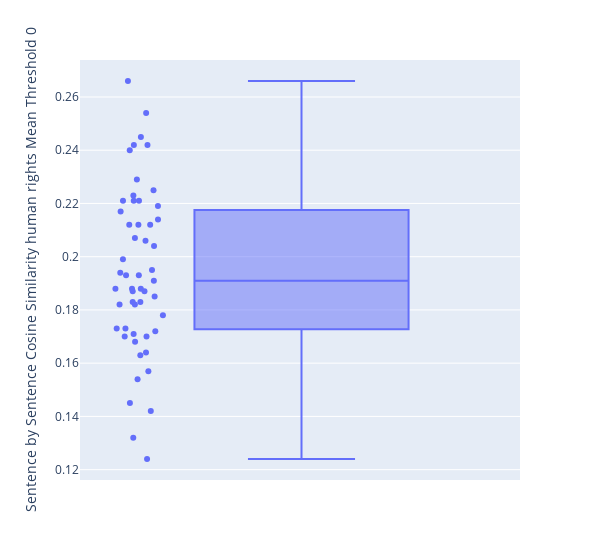

Here is the notebook cell this chart was saved with:
### Code cell
fig = px.box(tf_idf_sustainability_2, y="Sentence by Sentence Cosine Similarity human rights Mean Threshold 0", points="all", width=600, hover_data=["Company"])
fig.show()

### Figure 1 — Plotly figure (JSON) as saved in the notebook; plotly's stock layout.template omitted (floating-point values rounded to 4 significant figures)
{"data": [{"alignmentgroup": "True", "boxpoints": "all", "customdata": [["feed_cargill_nutrition"], ["community_glencore_report"], ["coop_sustainability_product"], ["swiss_post_report"], ["gf_sustainability_report"], ["swiss_sustainability_risk"], ["sustainability_report_business"], ["property_sustainability_tenant"], ["product_calida_material"], ["cid_burckhardt_compression"], ["investment_group_partners"], ["sustainability_report_logitech"], ["year_richemont_group"], ["sustainability_risk_report"], ["cid_client_risk"], ["sustainability_employee_business"], ["novartis_water_energy"], ["schindler_report_product"], ["swiss_life_sustainability"], ["global_training_qshe"], ["sfs_group_employee"], ["coop_target_group"], ["investment_sustainability_report"], ["chemical_mitsubishi_employee"], ["water_carbon_waste"], ["ubp_sustainability_investment"], ["sustainability_bank_report"], ["financial_sap_management"], ["stadler_employee_sustainability"], ["allreal_report_employee"], ["girsberger_product_employee"], ["orior_sustainability_product"], ["credit_risk_suisse"], ["glencore_water_report"], ["sustainability_allianz_risk"], ["takeda_patient_business"], ["braun_employee_management"], ["group_autogrill_management"], ["lombard_odier_sustainability"], ["water_employee_management"], ["swiss_risk_sustainability"], ["zurich_commitment_insurance"], ["energy_emission_google"], ["group_sustainability_supplier"], ["implenia_die_der"], ["lyreco_sustainability_product"], ["group_sfs_employee"], ["people_sustainability_report"], ["abb_sustainability_performance"], ["global_safety_training"], ["dental_report_production"], ["ge_business_energy"], ["bucher_industries_employee"]], "hovertemplate": "Sentence by Sentence Cosine Similarity human rights Mean Threshold 0=%{y}<br>Company=%{customdata[0]}<extra></extra>", "legendgroup": "", "marker": {"color": "#636efa"}, "name": "", "notched": false, "offsetgroup": "", "orientation": "v", "showlegend": false, "type": "box", "x0": " ", "xaxis": "x", "y": [0.182, 0.172, 0.171, 0.17, 0.254, 0.221, 0.194, 0.182, 0.183, 0.145, 0.199, 0.204, 0.185, 0.24, 0.219, 0.206, 0.191, 0.178, 0.214, 0.221, 0.193, 0.188, 0.212, 0.173, 0.242, 0.223, 0.245, 0.132, 0.154, 0.142, 0.17, 0.183, 0.225, 0.188, 0.242, 0.187, 0.163, 0.173, 0.212, 0.157, 0.229, 0.212, 0.207, 0.193, 0.124, 0.221, 0.195, 0.217, 0.188, 0.266, 0.164, 0.168, 0.187], "y0": " ", "yaxis": "y"}], "layout": {"boxmode": "group", "legend": {"tracegroupgap": 0}, "margin": {"t": 60}, "width": 600, "xaxis": {"anchor": "y", "domain": [0, 1]}, "yaxis": {"anchor": "x", "domain": [0, 1], "title": {"text": "Sentence by Sentence Cosine Similarity human rights Mean Threshold 0"}}}}
